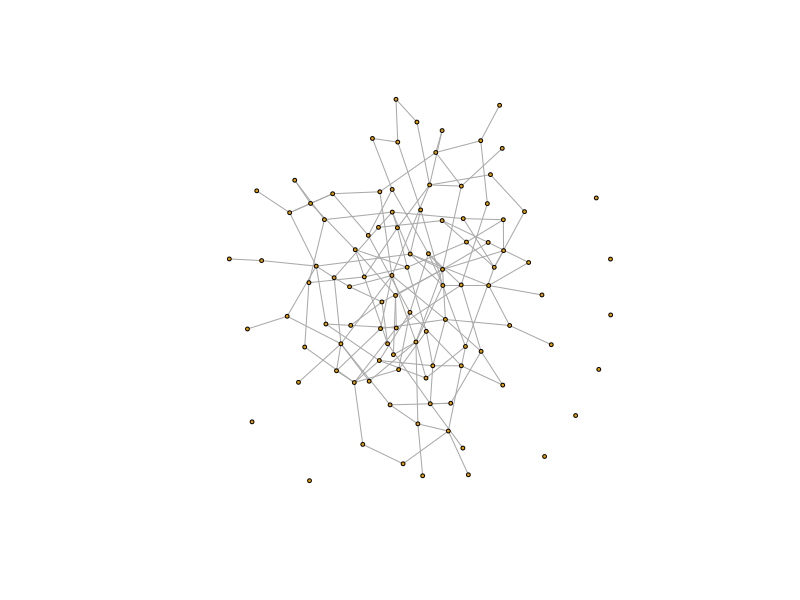
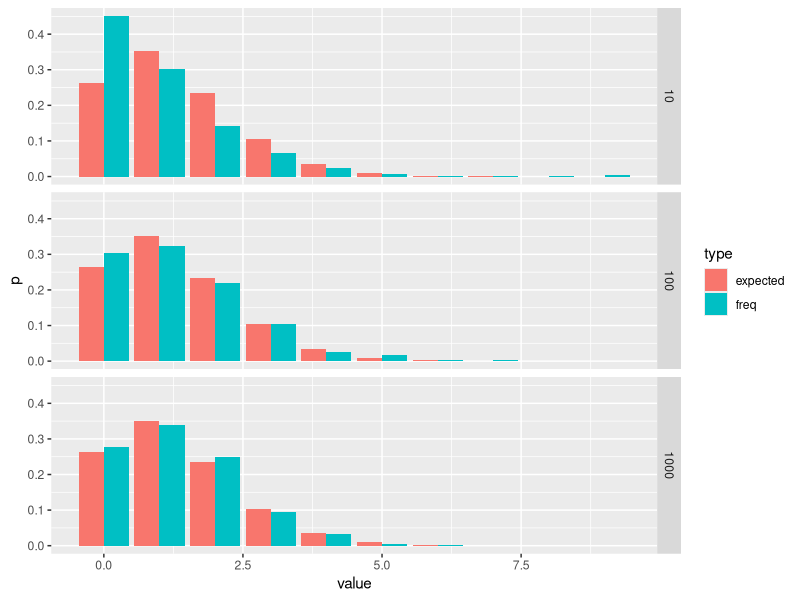
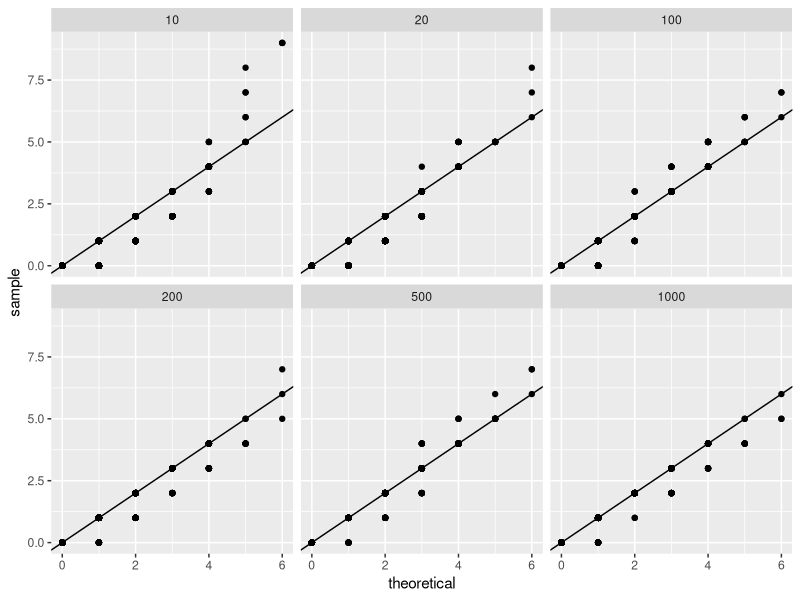
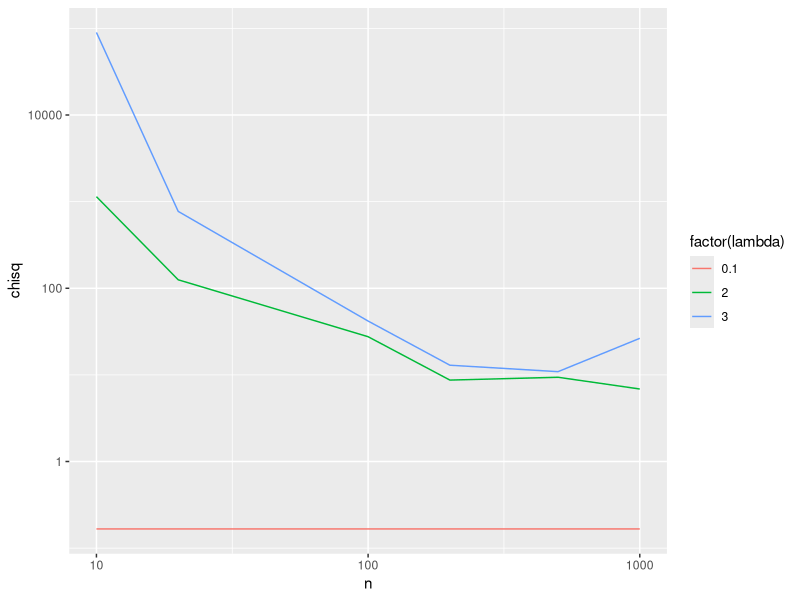

Write the R code that produced these figures, in order.
## ---- chunk 1
library(igraph)
## ---- chunk 2
library(dplyr)
library(purrr)
library(tidyr)
library(ggplot2)
## ---- chunk 3
set.seed(2016)
rg <- sample_gnp(n = 100, p = 3/100)
count_triangles(rg) %>%
    sum/3
## ---- chunk 4
plot(rg, vertex.label = NA, vertex.size = 2)
## ---- chunk 5
generateData <- function(n, lambda, reps){
    reps %>%
        rerun(sample_gnp(n, lambda/n) %>%
              count_triangles %>%
              sum/3) %>%
        unlist
}

calculateFreqs <- function(data, lambda){
    data %>%
        table(dnn = "value") %>%
        as_data_frame %>%
        rename(freq = n) %>%
        mutate(freq = freq/sum(freq),
               value = as.integer(value),
               expected = dpois(value, lambda^3/6))
}

performChisq <- function(data, pois.parameter){
    levs <- data %>%
        factor %>%
        levels %>%
        as.integer
    probs <- dpois(levs, pois.parameter)
    test <- chisq.test(c(table(data),0), p = c(probs, 1-sum(probs)), simulate.p = TRUE)
    return(data_frame(p.value = test$p.value, chisq = test$statistic))
}

lambda <- c(0.1, 2, 3)
n <- c(10, 20, 100, 200, 500, 1000)
reps <- 1000

set.seed(2016)
df <- expand.grid(lambda = lambda, n = n) %>%
    as_data_frame %>%
    mutate(reps = reps) %>%
    mutate(data  = pmap(list(n, lambda, reps), generateData),
           freqs = map2(data, lambda, calculateFreqs),
           test  = map2(data, lambda^3/6, performChisq)) %>%
    unnest(test)

## ---- chunk 6
## Bar diagrams
df %>%
    filter(n %in% c(10, 100, 1000),
           lambda == 2) %>%
    mutate(n = factor(n)) %>%
    unnest(freqs) %>%
    select(value, freq, expected, n) %>%
    gather(type, p, -c(value,n)) %>%
    ggplot(aes(x = value, y = p)) + geom_bar(aes(fill = type), stat = "identity", position = "dodge") + facet_grid(n~.)
## ---- chunk 7
df %>%
    ##filter(n %in% c(10, 20, 100, 1000)) %>%
    filter(lambda==2) %>%
    unnest(data) %>%
    mutate(data = as.integer(data)) %>%
    ggplot(aes(sample = data)) +
    stat_qq(distribution = qpois, dparams = list(lambda = 2^3/6)) +
    geom_abline(slope = 1, intercept = 0) +
    facet_wrap(~n)
## ---- chunk 8
df %>%
    ggplot(aes(x=n, y = chisq, colour = factor(lambda))) + geom_line() + scale_x_log10() + scale_y_log10()
